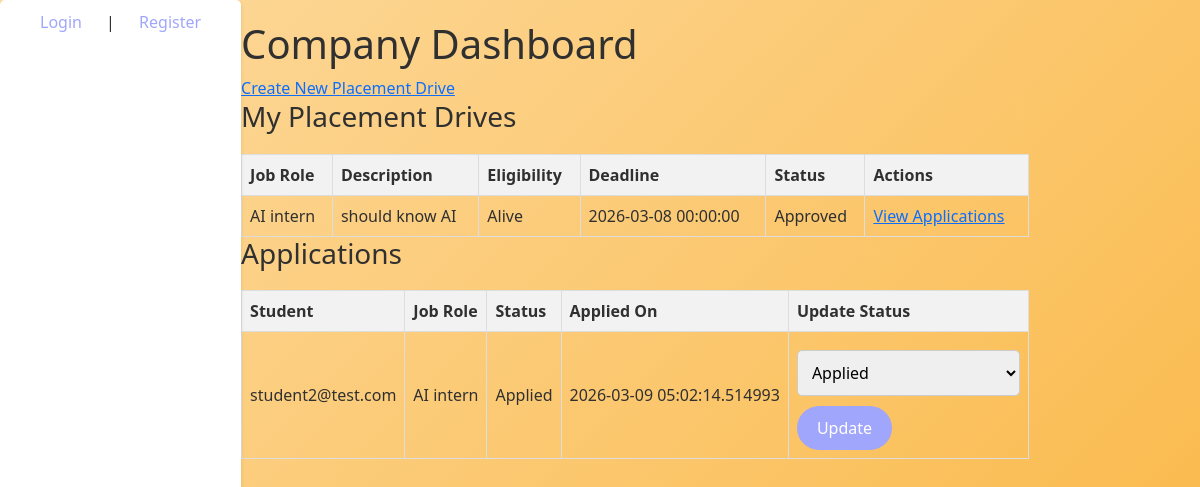
The app's page /company/dashboard (signed in), older data.
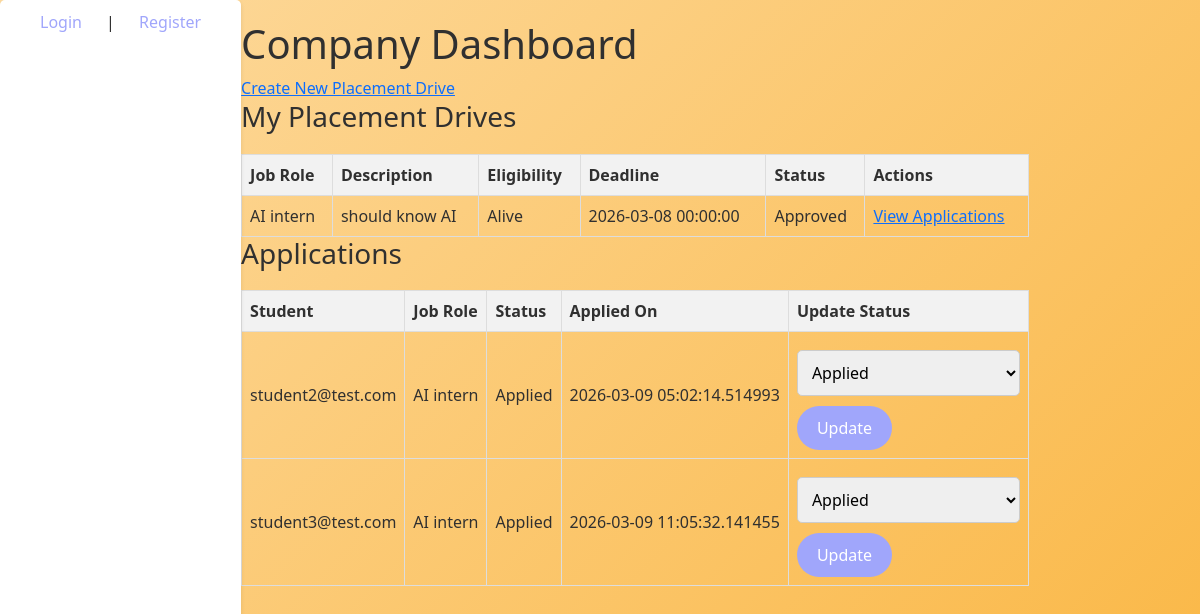
The same page, newer data.
### app.py (models this page shows)
class placementDrive(db.Model):
    __tablename__ = 'placementDrive'
    id = db.Column(db.Integer, primary_key=True)
    company_name = db.Column(db.String(100), nullable=False)
    job_role = db.Column(db.String(100), nullable=False)
    description = db.Column(db.Text, nullable=False)
    eligibility_criteria = db.Column(db.Text, nullable=False)
    application_deadline = db.Column(db.DateTime, nullable=False)
    status = db.Column(db.String(50), default='Pending')
    company_id = db.Column(db.Integer, db.ForeignKey('user.id'), nullable=False)

class Application(db.Model):
    id = db.Column(db.Integer, primary_key=True)
    student_id = db.Column(db.Integer, db.ForeignKey('user.id'), nullable=False)
    drive_id = db.Column(db.Integer, db.ForeignKey('placementDrive.id'), nullable=False)
    status = db.Column(db.String(50), default='Applied')
    applied_on = db.Column(db.DateTime, default=datetime.utcnow)
    student=db.relationship('User')
    drive=db.relationship('placementDrive')

class User(db.Model, UserMixin):
    id = db.Column(db.Integer, primary_key=True)
    email = db.Column(db.String(120), unique=True, nullable=False)
    password = db.Column(db.String(255), nullable=False)
    role = db.Column(db.String(50), nullable=False)
    name = db.Column(db.String(100), nullable=False)
    is_approved = db.Column(db.Boolean, default=False)
    is_active = db.Column(db.Boolean, default=True)

### app.py (the view)
@app.route('/company/dashboard')
@login_required
def company_dashboard():
    if current_user.role != 'company' or not current_user.is_approved:
        return redirect(url_for('login'))
    drives = placementDrive.query.filter_by(company_id=current_user.id).all()
    apps = Application.query.join(placementDrive).filter(placementDrive.company_id == current_user.id).all()
    return render_template('company_dash.html', drives=drives, applications=apps)

### app.py (called while the page is built)
@login_manager.user_loader
def load_user(user_id):
    return User.query.get(int(user_id))

### templates/company_dash.html (shortened to what this page needs)
{% extends 'base.html' %}
{% block content %}
<h1>Company Dashboard</h1>
<a href="{{ url_for('create_drive') }}">Create New Placement Drive</a>
<h3>My Placement Drives</h3>
<table border="1" style="width:100%; border-collapse: collapse;">
    <tr><th>Job Role</th><th>Description</th><th>Eligibility</th><th>Deadline</th><th>Status</th><th>Actions</th></tr>
    {% for drive in drives %}
    <tr>
        <td>{{ drive.job_role }}</td>
        <td>{{ drive.description }}</td>
        <td>{{ drive.eligibility_criteria }}</td>
        <td>{{ drive.application_deadline }}</td>
        <td>{{ drive.status }}</td>
        <td><a href="{{ url_for('view_applications', drive_id=drive.id) }}">View Applications</a></td>
    </tr>
    {% endfor %}
</table>
<h3>Applications</h3>
<table border="1" style="width:100%; border-collapse: collapse;">
    <tr><th>Student</th><th>Job Role</th><th>Status</th><th>Applied On</th><th>Update Status</th></tr>
    {% for app in applications %}
    <tr>
        <td>{{ app.student.email }}</td>
        <td>{{ app.drive.job_role }}</td>
        <td>{{ app.status }}</td>
        <td>{{ app.applied_on }}</td>
        <td>
            <form method="post" action="{{ url_for('update_app_status', app_id=app.id) }}">
                <select name="status">
                    <option value="Applied" {% if app.status == 'Applied' %}selected{% endif %}>Applied</option>
                </select>
                <button type="submit">Update</button>
            </form>
        </td>
    </tr>
    {% endfor %}
</table>
{% endblock %}

### templates/base.html (shortened to what this page needs)
<!DOCTYPE html>
<html lang="en">
<head>
    <link href="https://cdn.jsdelivr.net/npm/bootstrap@5.3.2/dist/css/bootstrap.min.css" rel="stylesheet">
</head>
<body>
    <nav>
        {% if session.get('role') %}
           <a href="{{ url_for('logout') }}">Logout</a>
        {% else %}
            <a href="http://127.0.0.1:5000/login">Login</a> |
            <a href="http://127.0.0.1:5000/register">Register</a>
        {% endif %}
    </nav>
    <div style="margin-top: 20px;">
        {% block content %}{% endblock %}
    </div>
</body>
</html>

### templates/base.html (style rules this page uses)
* { margin: 0; padding: 0; box-sizing: border-box; }
body { font-family: 'Segoe UI', Tahoma, Geneva, Verdana, sans-serif; background: linear-gradient(135deg,#fdda9e 0%, #fab642 100%); min-height: 100vh; display: flex; color: #303030; }
nav { background-color: #ffffff; backdrop-filter: blur(10px); padding: 10px 20px; border-radius: 5px; box-shadow: 0 2px 4px rgba(0,0,0,0.1); }
nav a { color: #a0a6fb; text-decoration: none; margin-right: 15px; font-weight: 500; padding: 5px 10px; margin: 5px 10px; border-radius: 25px; transition: all 0.3s ease; }
table { width: 100%; border-collapse: collapse; margin-top: 20px; }
table th, table td { border: 1px solid #ddd; padding: 8px; text-align: left; }
table th { background-color: #f2f2f2; }
button { background-color: #a0a6fb; color: #fff; border: none; padding: 10px 20px; border-radius: 25px; cursor: pointer; transition: all 0.3s ease; }
form input, form select { width: 100%; padding: 10px; margin: 10px 0; border: 1px solid #ccc; border-radius: 5px; }

Row changes from the older to the newer data that the page shows:
added Application: student.email "student3@test.com", drive.job_role "AI intern", status "Applied", applied_on "2026-03-09 11:05:32.141455"
